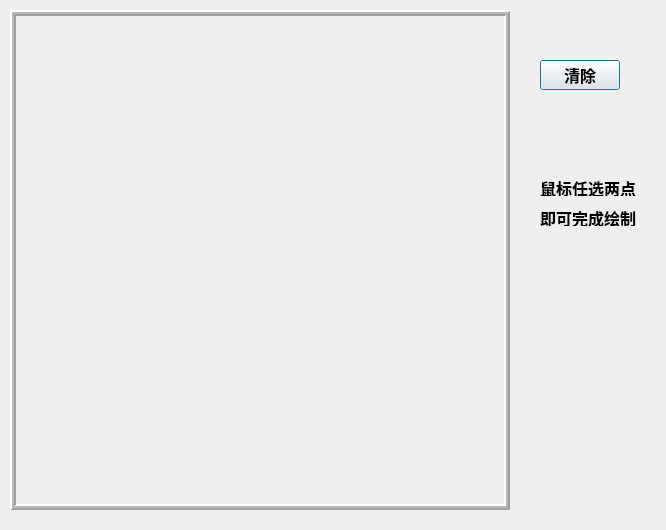
<?xml version="1.0" encoding="UTF-8"?>
<ui version="4.0">
 <class>Line</class>
 <widget class="QDialog" name="Line">
  <property name="geometry">
   <rect>
    <x>0</x>
    <y>0</y>
    <width>666</width>
    <height>530</height>
   </rect>
  </property>
  <property name="font">
   <font>
    <family>Aharoni</family>
    <pointsize>12</pointsize>
    <weight>75</weight>
    <bold>true</bold>
   </font>
  </property>
  <property name="windowTitle">
   <string>Dialog</string>
  </property>
  <widget class="QLabel" name="label">
   <property name="geometry">
    <rect>
     <x>10</x>
     <y>10</y>
     <width>500</width>
     <height>500</height>
    </rect>
   </property>
   <property name="frameShape">
    <enum>QFrame::Box</enum>
   </property>
   <property name="frameShadow">
    <enum>QFrame::Raised</enum>
   </property>
   <property name="lineWidth">
    <number>2</number>
   </property>
   <property name="midLineWidth">
    <number>2</number>
   </property>
   <property name="text">
    <string/>
   </property>
  </widget>
  <widget class="QPushButton" name="ClearBtn">
   <property name="geometry">
    <rect>
     <x>540</x>
     <y>60</y>
     <width>80</width>
     <height>30</height>
    </rect>
   </property>
   <property name="font">
    <font>
     <family>Aharoni</family>
     <pointsize>12</pointsize>
     <weight>75</weight>
     <bold>true</bold>
    </font>
   </property>
   <property name="text">
    <string>清除</string>
   </property>
  </widget>
  <widget class="QLabel" name="label_2">
   <property name="geometry">
    <rect>
     <x>540</x>
     <y>180</y>
     <width>121</width>
     <height>16</height>
    </rect>
   </property>
   <property name="text">
    <string>鼠标任选两点</string>
   </property>
  </widget>
  <widget class="QLabel" name="label_3">
   <property name="geometry">
    <rect>
     <x>540</x>
     <y>210</y>
     <width>121</width>
     <height>16</height>
    </rect>
   </property>
   <property name="text">
    <string>即可完成绘制</string>
   </property>
  </widget>
 </widget>
 <resources/>
 <connections/>
</ui>
